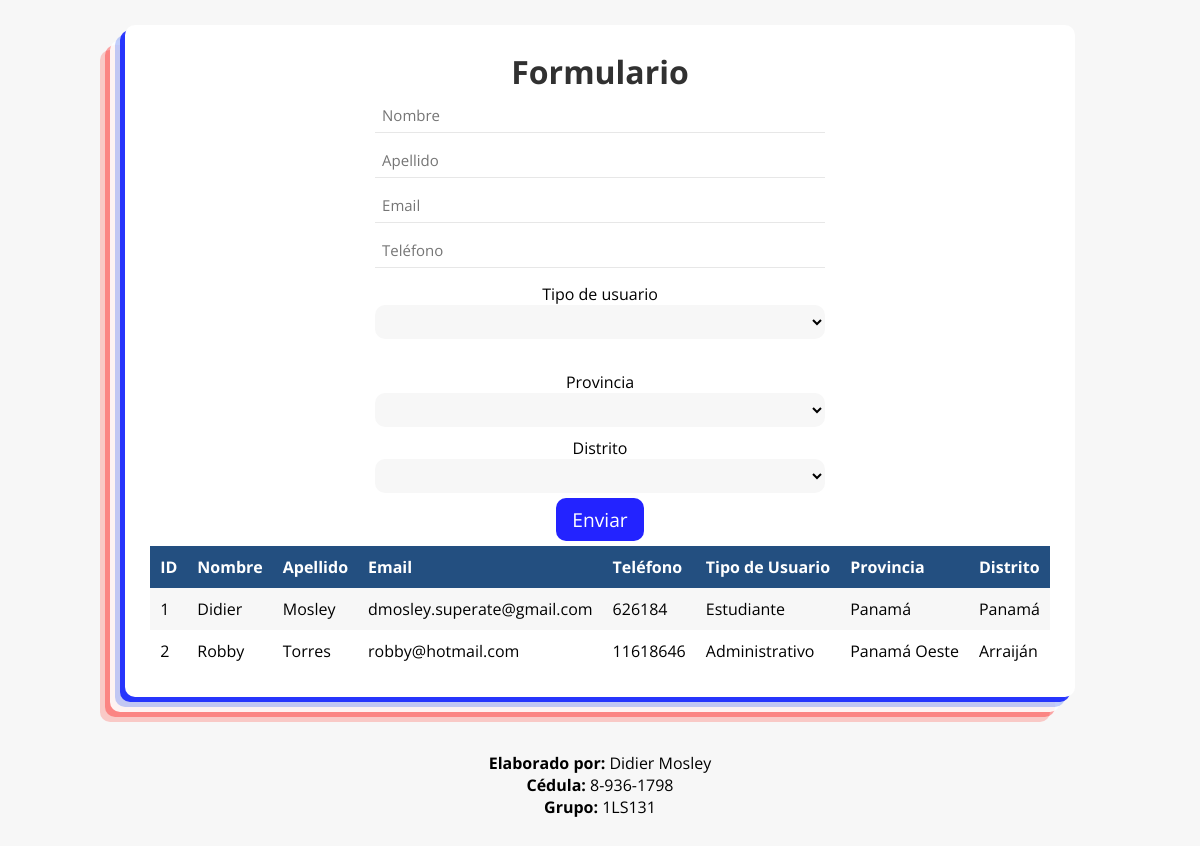
The page / on the database its author committed.
### tables this page shows
CREATE TABLE `usuario` (
  `id_usuario` int(11) NOT NULL,
  `nombre` varchar(20) NOT NULL,
  `apellido` varchar(20) NOT NULL,
  `email` varchar(100) NOT NULL,
  `telefono` varchar(20) NOT NULL,
  `id_nivel` int(11) NOT NULL,
  `id_distrito` int(11) NOT NULL
);

CREATE TABLE `nivel` (
  `id_nivel` int(11) NOT NULL,
  `nom_nivel` varchar(20) NOT NULL
);

CREATE TABLE `provincia` (
  `id_provincia` int(11) NOT NULL,
  `nom_provincia` varchar(20) NOT NULL
);

CREATE TABLE `distrito` (
  `id_distrito` int(11) NOT NULL,
  `nom_distrito` varchar(20) NOT NULL,
  `id_provincia` int(11) NOT NULL
);

### index.php (the view, shortened to what this page needs)
<!DOCTYPE html>
<html lang="en">
<head>
    <link rel="stylesheet" href="./estilos/style.css">
</head>
<body class="flex">
    <div class="container">
        <h1>For<span class="white">mula</span><span class="red">rio</span></h1>
        <form action="#" method="POST" class="form flex" >
            <input type="text" name="nombre" placeholder="Nombre" class="input-item">
            <input type="text" name="apellido" placeholder="Apellido" class="input-item">
            <input type="email" name="email" placeholder="Email" class="input-item">
            <input type="text" name="telefono" placeholder="Teléfono" class="input-item">
            <label for="nivel" class="label">Tipo de usuario</label>
                <select name="nivel" id="nivel" class="select">
                </select>
                <br>
            <label for="provincia" class="label">Provincia</label>
                <select name="provincia" id="provincia" class="select">
                </select>
            <label for="distrito" class="label">Distrito</label>
                <select name="distrito" id="distrito" class="select">
                </select>
            <input type="submit" class="btn" name="registrarse" value="Enviar">
        </form>
        <table class="tabla">
            <tr>
                <th>ID</th>
                <th>Nombre</th>
                <th>Apellido</th>
                <th>Email</th>
                <th>Teléfono</th>
                <th>Tipo de Usuario</th>
                <th>Provincia</th>
                <th>Distrito</th>
            </tr>
        <?php
        include ("./php/registro2.php");
        $consulta = "SELECT usuario.id_usuario, usuario.nombre, usuario.apellido, usuario.email, usuario.telefono, nivel.nom_nivel, provincia.nom_provincia, distrito.nom_distrito
        FROM usuario
        INNER JOIN nivel ON usuario.id_nivel=nivel.id_nivel
        INNER JOIN distrito ON distrito.id_distrito = usuario.id_distrito
        INNER JOIN provincia ON provincia.id_provincia=distrito.id_provincia; ";
        $ejecutarConsulta = mysqli_query($enlace, $consulta);
        $verFilas = mysqli_num_rows($ejecutarConsulta);
        $filas = mysqli_fetch_array($ejecutarConsulta);
        if(!$ejecutarConsulta){
            echo "Error en la consulta";
        }else{
            if($verFilas<1){
                echo "<td>No hay registros.</td>";
            }else{
                for($i=0;$i<=$filas;$i++){
                    echo '
                    <tr>
                        <td>'.$filas[0].'</td>
                        <td>'.$filas[1].'</td>
                        <td>'.$filas[2].'</td>
                        <td>'.$filas[3].'</td>
                        <td>'.$filas[4].'</td>
                        <td>'.$filas[5].'</td>
                        <td>'.$filas[6].'</td>
                        <td>'.$filas[7].'</td>
                    </tr>
                    ';
                $filas = mysqli_fetch_array($ejecutarConsulta);
                }
            }
        }
        ?>
        </table>
    </div>
    <div class="info">
        <span><b>Elaborado por:</b> Didier Mosley</span><br>
        <span><b>Cédula:</b> 8-936-1798</span><br>
        <span><b>Grupo:</b> 1LS131</span><br>
    </div>
</body>
</html>

### estilos/style.css (style rules this page uses)
* { margin:0; padding:0; box-sizing:border-box; font-family: 'Montserrat', sans-serif; font-family: 'Open Sans', sans-serif; }
body { background:#f7f7f7; overflow-y: auto; }
.flex { display:flex; align-items: center; justify-content: center; flex-direction: column; }
.container { background:#fff; height:fit-content; width: fit-content; border-radius: 10px; box-shadow: rgba(0, 17, 255, 0.801) -5px 5px, rgba(53, 98, 245, 0.3) -10px 10px, rgba(255, 255, 255, 0.897) -15px 15px, rgba(255, 0, 0, 0.336) -20px 20px, rgba(255, 17, 0, 0.199) -25px 25px; padding: 25px; margin:25px; }
.container h1 { text-align: center; color:rgb(49, 49, 49); }
.form { flex-direction: column; padding: 0 25% 0 25%; }
.input-item { border:none; border-bottom: 1px solid #e7e7e7; padding:7px; font-size: 15px; margin:5px; width:100% }
.label { margin-top:10px; }
.select { width:100%; border:none; border-radius: 10px; padding:7px; background:#f7f7f7; }
.btn { border:none; font-size:1.2rem; background:rgb(35, 35, 255); color:#fff; padding:.5rem 1rem; margin:5px; border-radius:10px; }
.tabla { border-collapse: collapse; border-radius:10px; }
th,td { padding:10px; border: none; text-align:left; }
th { background:#234f80; color:#fff; }
tr:nth-child(even) { background-color: #f7f7f7; }
.info { bottom: 0; margin:20px; text-align:center; margin:30px; }

### rows shown on the page
usuario: id_usuario "1", nombre "Didier", apellido "Mosley", email "dmosley.superate@gmail.com", telefono "626184", id_nivel.nom_nivel "Estudiante", provincia.nom_provincia "Panamá", id_distrito.nom_distrito "Panamá"
usuario: id_usuario "2", nombre "Robby", apellido "Torres", email "robby@hotmail.com", telefono "11618646", id_nivel.nom_nivel "Administrativo", provincia.nom_provincia "Panamá Oeste", id_distrito.nom_distrito "Arraiján"
